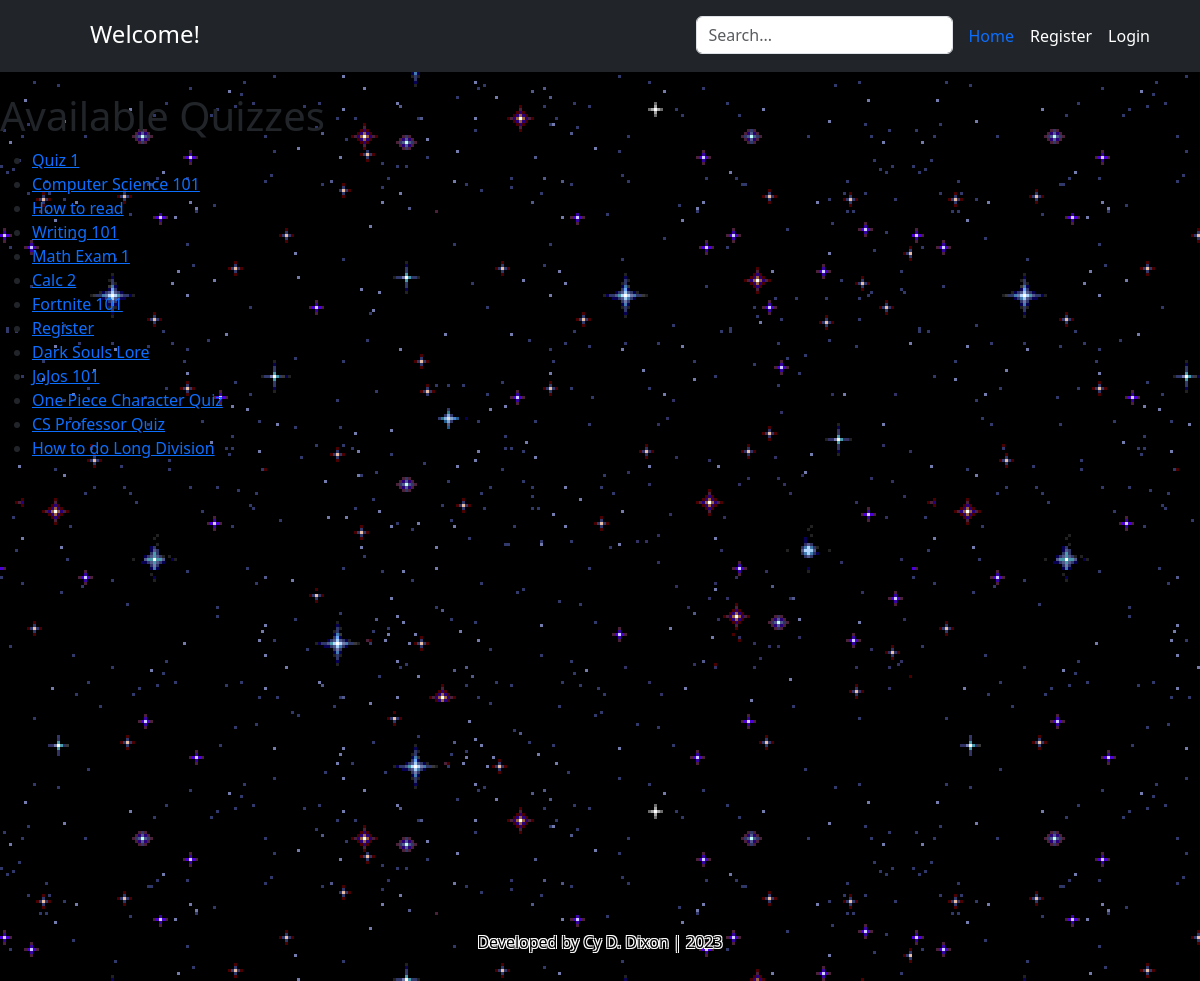
The page /quiz/quizlist/ on the database its author committed.
### quiz/models.py (models this page shows, shortened)
class Quiz(models.Model):
    name = models.CharField(max_length=255)
    type = models.CharField(max_length=255, default="none")
    description = models.TextField(default="empty")

### quiz/views.py (the view)
# urls.py: path('quizlist/', views.quiz_list, name='quiz_list'),
def quiz_list(request):
    quizzes = Quiz.objects.all()
    return render(request, 'quiz_list.html', {'quizzes': quizzes})

### quiz/templates/quiz_list.html
{% extends "base.html" %}
{% block content %}
  <h1>Available Quizzes</h1>
  <ul>
    {% for quiz in quizzes %}
      <li><a href="{% url 'start_quiz' quiz.id %}">{{ quiz.name }}</a></li>
    {% endfor %}
  </ul>
{% endblock %}

### static/style2.css (style rules this page uses)
body { background-image: url('stars.gif'); }

### templates/snippets/base_css.html (style rules this page uses)
body { background-color: #F5F5F5; }

### rows shown on the page
Quiz: name "Quiz 1"
Quiz: name "Computer Science 101"
Quiz: name "How to read"
Quiz: name "Writing 101"
Quiz: name "Math Exam 1"
Quiz: name "Calc 2"
Quiz: name "Fortnite 101"
Quiz: name "Register"
Quiz: name "Dark Souls Lore"
Quiz: name "JoJos 101"
Quiz: name "One Piece Character Quiz"
Quiz: name "CS Professor Quiz"
Quiz: name "How to do Long Division"
